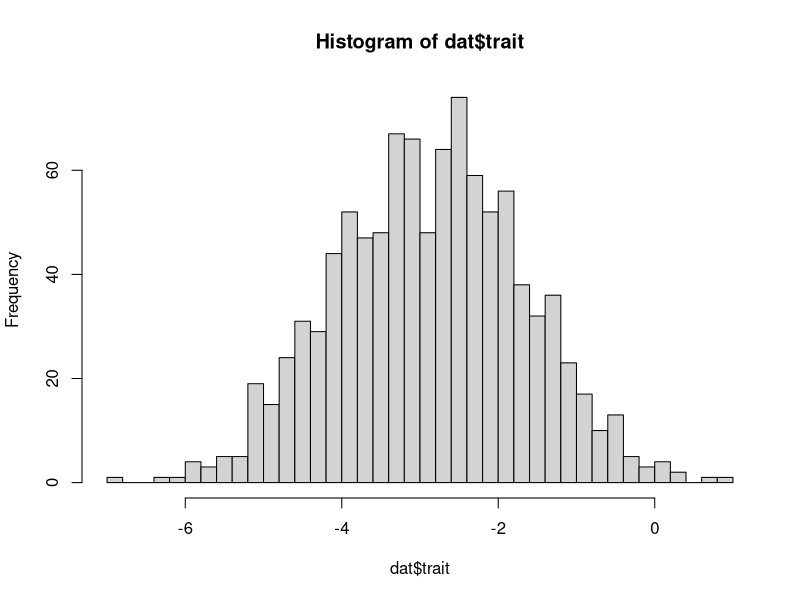

The R source for this figure:
##################################################################################################
# The aim of this simulation is to give you a sense for how the complex trait model works,       #
# that is, how the small effects of a large number of discrete factors such as genetic variants  #
# - plus the effect of the environment - can combine to produce smooth, normally distributed     #
# quantitative variation.                                                                        #
##################################################################################################

# This script simulates data similar to that in Figure 11.1 of
# Conservation and the Genomics of Populations (3rd edn), 
# https://doi.org/10.1093/oso/9780198856566.003.0011
# "Simulated distributions of phenotypes resulting from one, four, and 10 loci, 
# all with VA = 1 and VE = 0.05 showing how relatively few loci and a small 
# amount of environmental variance can generate an approximately normal distribution
# of phenotypes within a population. From Coop (2019)."


# Clear objects from memory
rm(list = ls())

# Choose the characteristics of the simulated data:

# No of individuals
n <- 1000

# No of SNP loci
n.loci <- 10

# Allele frequencies are drawn from a uniform distribution
q <- runif(n.loci)
p <- 1 - q
p

# Now we choose the effect of each locus on the trait

# Assume that the loci have different effects on the trait, could be 
# positive or negative
loci.effects <- rnorm(n.loci, sd = sqrt(3/n.loci))
loci.effects

# I've set up the simulation to give additive genetic variance Va = 1,
# on average (although the actual Va could be randomly quite different 
# for very small number of loci - try for yourself).

# Set "expected Va":
Va.exp  <- 1

# Now choose the environmental variance
Ve <- 0.05

# Trait (narrow sense) heritability, Hn, is therefore 
# expected to be
Hn.exp <- Va.exp / (Va.exp + Ve)
Hn.exp

# ...we can check whether Hn matches this expectation once we've simulated the data

# Simulate the genotypes as the number of "effect" alleles carried by each individual,
# so every column is a locus, with values of 0, 1 or 2 effect alleles:
dat <- 
  data.frame(sapply(1:n.loci, function(i) {
    geno.freq <- c(p[i]^2, 2*p[i]*q[i], q[i]^2) # genotype frequencies assuming HWE
    sample(0:2, n, replace = TRUE, prob = geno.freq)
  }))
head(dat)


# We can now calculate the effect of the loci on the trait for each individual
# by multiplying the number of effect alleles carried...
# (e.g. here's the first individual)
dat[1, ]
# ...by the effect for each locus
dat[1, ] * loci.effects
# and then summing across loci
sum(dat[1, ] * loci.effects)

# ...this was just for illustration, the following line does this for all individuals:
dat$genetic.effect <- (as.matrix(dat) %*% loci.effects)[, 1]

# We now have a column of genetic effects for each individual
dat$genetic.effect
head(dat)

# Check that the effect on the trait for individual 1 is the same as the value we 
# just calculated:
sum(dat[1, 1:n.loci] * loci.effects)
dat$genetic.effect[1]

# Add environmental variation to the data frame, using the value for Ve we set above:
dat$environment.effect <- rnorm(n, sd = sqrt(Ve))
head(dat)

# Sum the genetic and environmental effects to get the trait value
dat$trait <- dat$genetic.effect + dat$environment.effect
head(dat)

# Look at the trait distribution. Can you produce something similar to Figure 11.1?
hist(dat$trait, breaks = max(10, n/20))

# calculate Va, Ve, and Hn
Va <- var(dat$genetic.effect)
Ve <- var(dat$environment.effect)
Vp <- Va + Ve
Hn <- Va/Vp
Hn

# Check that the expected Hn is the close to realised Hn (for small numbers of loci, 
# n.loci < 10, they could be quite different)
Hn.exp
Hn
p
